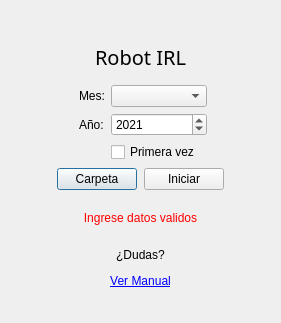
<?xml version="1.0" encoding="UTF-8"?>
<ui version="4.0">
 <class>form</class>
 <widget class="QDialog" name="form">
  <property name="windowModality">
   <enum>Qt::ApplicationModal</enum>
  </property>
  <property name="geometry">
   <rect>
    <x>0</x>
    <y>0</y>
    <width>281</width>
    <height>323</height>
   </rect>
  </property>
  <property name="cursor">
   <cursorShape>ArrowCursor</cursorShape>
  </property>
  <property name="focusPolicy">
   <enum>Qt::StrongFocus</enum>
  </property>
  <property name="contextMenuPolicy">
   <enum>Qt::DefaultContextMenu</enum>
  </property>
  <property name="windowTitle">
   <string>RobotIRL</string>
  </property>
  <property name="whatsThis">
   <string/>
  </property>
  <property name="inputMethodHints">
   <set>Qt::ImhNone</set>
  </property>
  <widget class="QWidget" name="gridLayoutWidget">
   <property name="geometry">
    <rect>
     <x>0</x>
     <y>0</y>
     <width>281</width>
     <height>325</height>
    </rect>
   </property>
   <layout class="QGridLayout" name="gridLayout">
    <property name="leftMargin">
     <number>35</number>
    </property>
    <property name="topMargin">
     <number>35</number>
    </property>
    <property name="rightMargin">
     <number>35</number>
    </property>
    <property name="bottomMargin">
     <number>35</number>
    </property>
    <item row="1" column="0">
     <layout class="QFormLayout" name="formLayout">
      <property name="formAlignment">
       <set>Qt::AlignCenter</set>
      </property>
      <property name="leftMargin">
       <number>0</number>
      </property>
      <item row="0" column="0">
       <widget class="QLabel" name="label">
        <property name="text">
         <string>Mes:</string>
        </property>
       </widget>
      </item>
      <item row="0" column="1">
       <widget class="QComboBox" name="inputMes">
        <property name="sizePolicy">
         <sizepolicy hsizetype="Fixed" vsizetype="Fixed">
          <horstretch>0</horstretch>
          <verstretch>0</verstretch>
         </sizepolicy>
        </property>
        <property name="minimumSize">
         <size>
          <width>15</width>
          <height>0</height>
         </size>
        </property>
        <property name="maximumSize">
         <size>
          <width>96</width>
          <height>16777215</height>
         </size>
        </property>
       </widget>
      </item>
      <item row="1" column="0">
       <widget class="QLabel" name="label_4">
        <property name="text">
         <string>Año:</string>
        </property>
       </widget>
      </item>
      <item row="1" column="1">
       <widget class="QSpinBox" name="inputAnio">
        <property name="sizePolicy">
         <sizepolicy hsizetype="Fixed" vsizetype="Fixed">
          <horstretch>0</horstretch>
          <verstretch>0</verstretch>
         </sizepolicy>
        </property>
        <property name="minimumSize">
         <size>
          <width>15</width>
          <height>0</height>
         </size>
        </property>
        <property name="maximumSize">
         <size>
          <width>96</width>
          <height>16777215</height>
         </size>
        </property>
        <property name="minimum">
         <number>1500</number>
        </property>
        <property name="maximum">
         <number>2200</number>
        </property>
        <property name="value">
         <number>2021</number>
        </property>
       </widget>
      </item>
      <item row="2" column="1">
       <widget class="QCheckBox" name="chkFirstTime">
        <property name="sizePolicy">
         <sizepolicy hsizetype="Fixed" vsizetype="Fixed">
          <horstretch>0</horstretch>
          <verstretch>0</verstretch>
         </sizepolicy>
        </property>
        <property name="text">
         <string>Primera vez</string>
        </property>
       </widget>
      </item>
     </layout>
    </item>
    <item row="2" column="0">
     <layout class="QHBoxLayout" name="horizontalLayout" stretch="0,0">
      <property name="spacing">
       <number>7</number>
      </property>
      <item>
       <widget class="QPushButton" name="btnFolder">
        <property name="sizePolicy">
         <sizepolicy hsizetype="Fixed" vsizetype="Fixed">
          <horstretch>0</horstretch>
          <verstretch>0</verstretch>
         </sizepolicy>
        </property>
        <property name="text">
         <string>Carpeta</string>
        </property>
       </widget>
      </item>
      <item>
       <widget class="QPushButton" name="btnStart">
        <property name="sizePolicy">
         <sizepolicy hsizetype="Fixed" vsizetype="Fixed">
          <horstretch>0</horstretch>
          <verstretch>0</verstretch>
         </sizepolicy>
        </property>
        <property name="text">
         <string>Iniciar</string>
        </property>
       </widget>
      </item>
     </layout>
    </item>
    <item row="4" column="0">
     <widget class="QLabel" name="lblManual">
      <property name="cursor">
       <cursorShape>PointingHandCursor</cursorShape>
      </property>
      <property name="text">
       <string>&lt;html&gt;&lt;head/&gt;&lt;body&gt;&lt;p align=&quot;center&quot;&gt;¿Dudas?&lt;/p&gt;&lt;p align=&quot;center&quot;&gt;&lt;span style=&quot; text-decoration: underline; color:#0000ff;&quot;&gt;Ver Manual&lt;/span&gt;&lt;/p&gt;&lt;/body&gt;&lt;/html&gt;</string>
      </property>
      <property name="textFormat">
       <enum>Qt::AutoText</enum>
      </property>
     </widget>
    </item>
    <item row="3" column="0">
     <widget class="QLabel" name="lblError">
      <property name="text">
       <string>&lt;html&gt;&lt;head/&gt;&lt;body&gt;&lt;p align=&quot;center&quot;&gt;&lt;span style=&quot; color:#ff0000;&quot;&gt;Ingrese datos validos&lt;/span&gt;&lt;/p&gt;&lt;/body&gt;&lt;/html&gt;</string>
      </property>
     </widget>
    </item>
    <item row="0" column="0">
     <widget class="QLabel" name="label_5">
      <property name="font">
       <font>
        <family>Maiandra GD</family>
        <pointsize>15</pointsize>
       </font>
      </property>
      <property name="text">
       <string>&lt;html&gt;&lt;head/&gt;&lt;body&gt;&lt;p align=&quot;center&quot;&gt;Robot IRL&lt;/p&gt;&lt;/body&gt;&lt;/html&gt;</string>
      </property>
     </widget>
    </item>
   </layout>
  </widget>
 </widget>
 <tabstops>
  <tabstop>inputMes</tabstop>
  <tabstop>inputAnio</tabstop>
  <tabstop>btnStart</tabstop>
  <tabstop>btnFolder</tabstop>
 </tabstops>
 <resources/>
 <connections/>
</ui>
